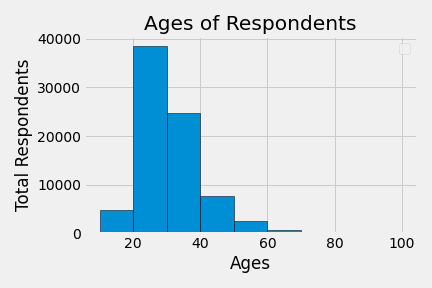

Recreate this plot in Python.
import pandas as pd
from matplotlib import pyplot as plt

plt.style.use('fivethirtyeight')

data = pd.read_csv('data.csv')
# ids = data['Responder_id']
ages = data['Age']

bins = [10, 20, 30, 40, 50, 60, 70, 80, 90, 100]

plt.hist(ages, bins=bins, edgecolor='black')

# median_age = 29
# color = '#fc4f30'

# plt.axvline(median_age, color=color, label='Age Median', linewidth=2)

plt.legend()

plt.title('Ages of Respondents')
plt.xlabel('Ages')
plt.ylabel('Total Respondents')

plt.tight_layout()

plt.savefig('hist.png')


plt.show()